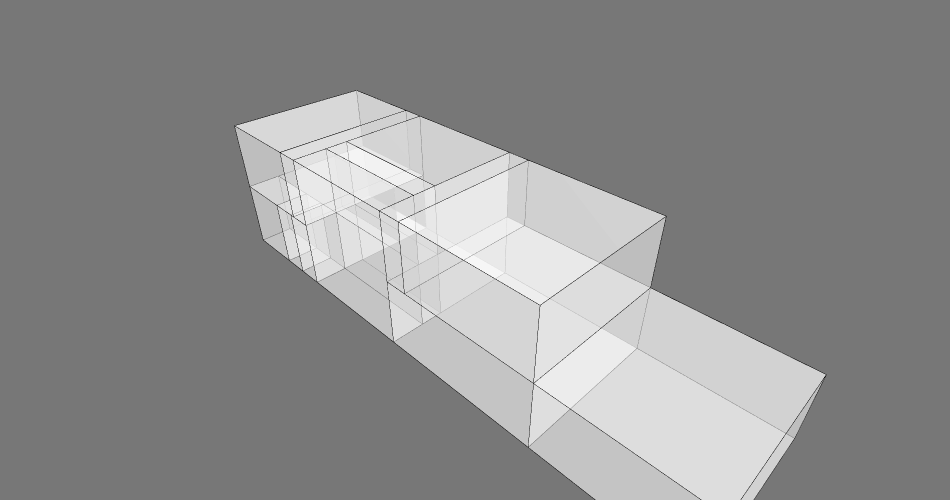

Notebook cell for this chart:
### Code cell
Topology.Show(house, renderer='jupyterlab', showVertices=False, faceColor="#FFFFFF", backgroundColor="#777777")

### Figure 1 — Plotly figure (JSON) as saved in the notebook; plotly's stock layout.template omitted (floating-point values rounded to 4 significant figures; data arrays with more than 128 entries replaced by an {"elided": "..."} marker saying what was removed)
{"data": [{"hoverinfo": "text", "legendgroup": "2", "legendrank": 2, "line": {"color": "black", "width": 1}, "marker": {"size": 0}, "mode": "lines", "name": "Topology Edges", "showlegend": false, "text": "", "type": "scatter3d", "x": {"elided": "381 float values"}, "y": {"elided": "381 float values"}, "z": {"elided": "381 int values"}}, {"cmax": 1, "cmin": 0, "color": "#FFFFFF", "colorscale": [[0, "#440154"], [0.1111, "#482878"], [0.2222, "#3e4989"], [0.3333, "#31688e"], [0.4444, "#26828e"], [0.5556, "#1f9e89"], [0.6667, "#35b779"], [0.7778, "#6ece58"], [0.8889, "#b5de2b"], [1, "#fde725"]], "flatshading": true, "hoverinfo": "text", "hovertext": "", "i": {"elided": "190 int values"}, "j": {"elided": "190 int values"}, "k": {"elided": "190 int values"}, "legendgroup": "3", "legendrank": 3, "lighting": {"facenormalsepsilon": 0}, "name": "Topology Faces", "opacity": 0.5, "showlegend": false, "showscale": false, "text": "", "type": "mesh3d", "x": [6.5, 0, 6.5, 0, 6.5, 0, 6.5, 0, 0, 1.5, 2.5, 6.5, 6.5, 6.5, 2.5, 1.5, 0, 0, 4.7, 2.5, 6.5, 6.5, 2.5, 6.5, 6.5, 4.7, 2.5, 2.5, 1.5, 1.5, 0, 1.5, 0, 1.5, 0, 0, 6.5, 0, 6.5, 0, 4.7, 6.5, 6.5, 6.5, 4.7, 4.7, 1.5, 1.5, 1.5, 1.5, 1.5, 1.5, 1.5, 0, 6.5, 0, 0, 0, 0, 0, 6.5, 0, 0, 0], "y": [0, 0, 6, 6, 0, 0, 6, 6, 13, 13, 13, 13, 12, 13, 13, 13, 13, 12, 18.5, 18.5, 18.5, 13, 13, 18.5, 18.5, 18.5, 18.5, 18.5, 18.5, 18.5, 18.5, 13, 13, 18.5, 18.5, 18.5, 6, 6, 12, 12, 23.4, 23.4, 19.5, 23.4, 23.4, 19.5, 19.7, 20.9, 23.4, 19.5, 19.7, 20.9, 23.4, 19.5, 19.5, 19.5, 19.7, 19.7, 20.9, 23.4, 23.4, 23.4, 20.9, 23.4], "z": [0, 0, 0, 0, 3, 3, 3, 3, 0, 0, 0, 0, 3, 3, 3, 3, 3, 3, 0, 0, 0, 6, 6, 3, 6, 3, 3, 6, 0, 3, 0, 6, 6, 6, 3, 6, 6, 6, 6, 6, 0, 0, 3, 3, 3, 3, 0, 0, 0, 3, 3, 3, 3, 3, 6, 6, 0, 3, 3, 3, 6, 6, 0, 0]}], "layout": {"height": 500, "margin": {"b": 0, "l": 0, "r": 0, "t": 20}, "paper_bgcolor": "#777777", "plot_bgcolor": "#777777", "scene": {"aspectmode": "data", "aspectratio": {"x": 0.6701, "y": 2.412, "z": 0.6186}, "camera": {"center": {"x": 0, "y": 0, "z": 0}, "eye": {"x": -1.25, "y": -1.25, "z": 1.25}, "projection": {"type": "perspective"}, "up": {"x": 0, "y": 0, "z": 1}}, "xaxis": {"type": "linear", "visible": false}, "yaxis": {"type": "linear", "visible": false}, "zaxis": {"type": "linear", "visible": false}}, "showlegend": true, "width": 950, "xaxis": {"showgrid": false, "visible": false, "zeroline": false}, "yaxis": {"showgrid": false, "visible": false, "zeroline": false}}}
